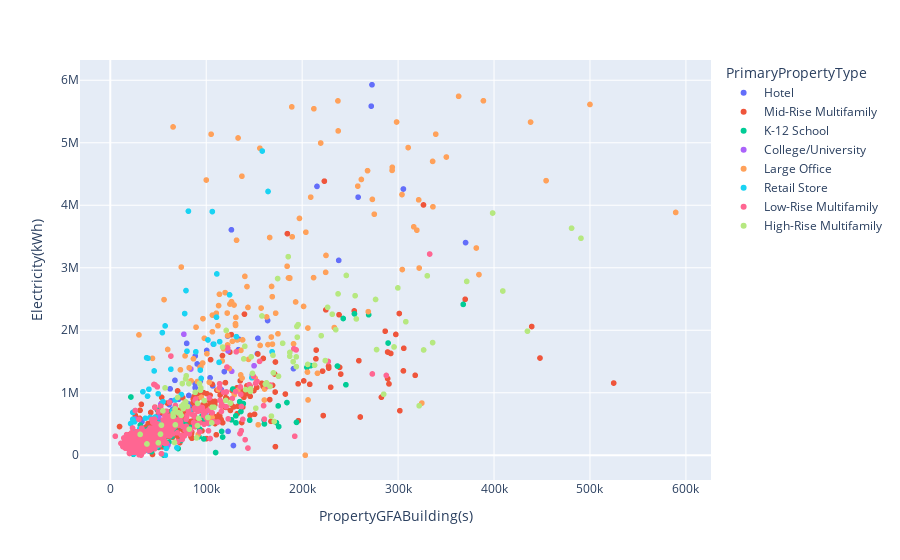

Notebook code for this chart:
### Code cell
import plotly.express as px

px.scatter(df_seattle, x='PropertyGFABuilding(s)', y='Electricity(kWh)', color='PrimaryPropertyType')
